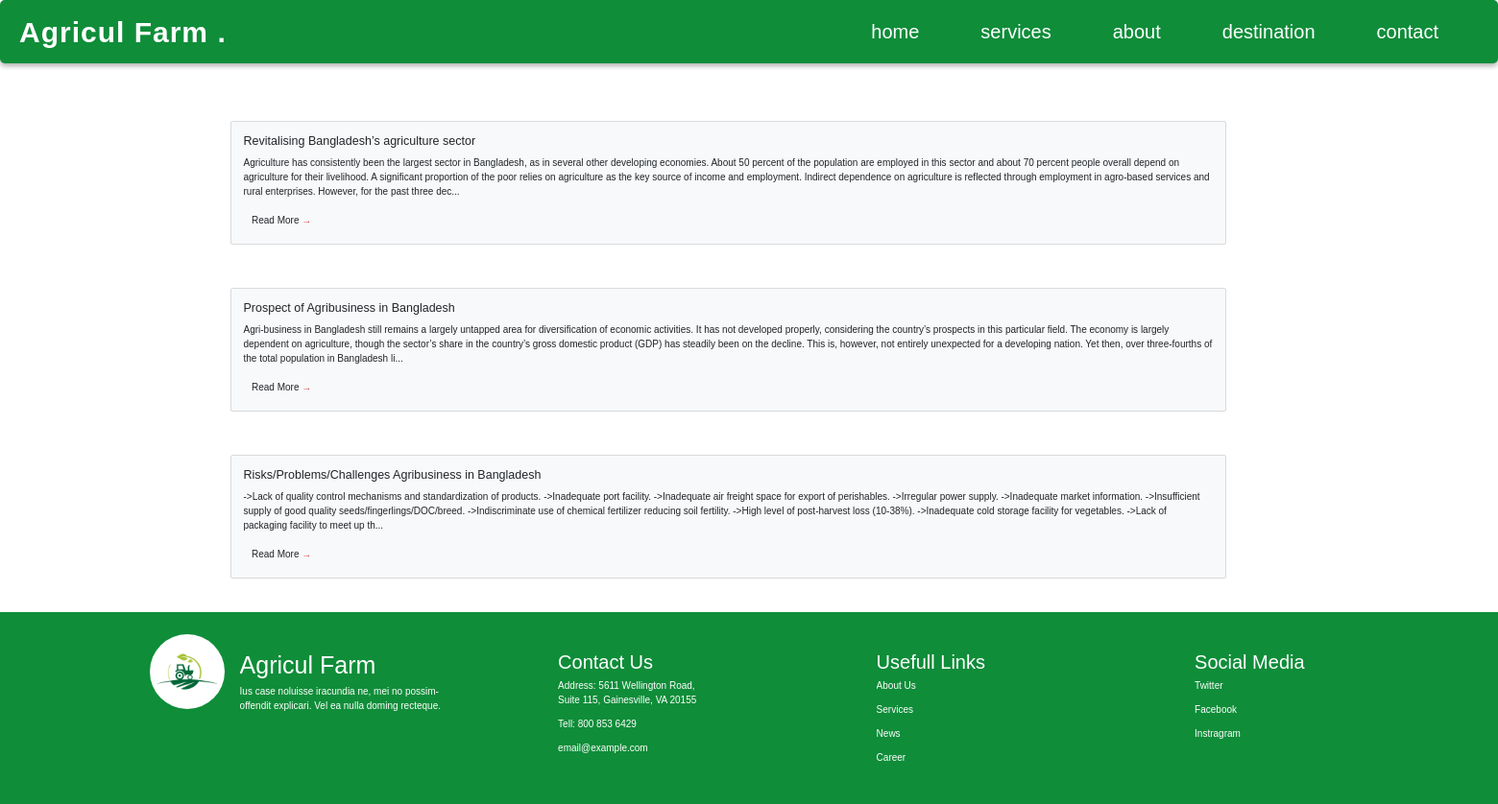
Screenshot of /ins_index.php with the database file from the repository.
### tables this page shows
CREATE TABLE `instruction` (
  `id` int(11) NOT NULL,
  `title` varchar(1155) NOT NULL,
  `content` mediumtext NOT NULL
);

### ins_logic.php (called while the page is built, shortened)
<?php
$conn = mysqli_connect('localhost', 'root', '', 'agricul_farm');
$sql = "SELECT * FROM instruction";
$query = mysqli_query($conn, $sql);
?>

### ins_index.php (the view, shortened to what this page needs)
<?php
include "ins_logic.php";
?>
<!DOCTYPE html>
<html lang="en">
<head>
    <link rel="stylesheet" href="https://stackpath.bootstrapcdn.com/bootstrap/4.5.2/css/bootstrap.min.css"
>
</head>
<body>
<?php include 'header2.php' ?>
    <div class="container mt-5">
        <div class="row1" style="width: 3200px;left: 100%;">
            <?php foreach ($query as $q) { ?>
                <div class="col-12 col-lg-4 d-flex justify-content-center">
                    <div class="card text-black bg-light mt-5" style="width: 980rem;">
                        <div class="card-body">
                            <h5 class="card-title"><?php echo $q['title']; ?></h5>
                            <p class="card-text">
                                <?php echo substr($q['content'], 0, 500); ?>...
                            </p>
                            <a href="ins_view.php?id=<?php echo $q['id'] ?>" class="btn btn-light">Read More <span
                                    class="text-danger">&rarr;</span></a>
                        </div>
                    </div>
                </div><br>
                <?php } ?>
        </div>
    </div>
</body>
<section class="footer">
    <div class="footer-row">
        <img src="images/logo1.jpg" alt="">
        <div class="footer-col">
            <h1>Agricul Farm</h1>
            <p>Ius case noluisse iracundia ne, mei no possim- <br> offendit explicari. Vel ea nulla doming recteque.
            </p>
        </div>
        <div class="footer-col">
            <h2>Contact Us</h2>
            <p>Address: 5611 Wellington Road,<br> Suite 115, Gainesville, VA 20155</p>
            <p>Tell: 800 853 6429</p>
            <p>email@example.com</p>
        </div>
        <div class="footer-col">
            <h2>Usefull Links</h2>
            <p>About Us</p>
            <p>Services</p>
            <p>News</p>
            <p>Career</p>
        </div>
        <div class="footer-col">
            <h2>Social Media</h2>
            <p>Twitter</p>
            <p>Facebook</p>
            <p>Instragram</p>
        </div>
    </div>
</section>
</html>

### ins_index.php (style rules this page uses)
body { padding: 0px; margin: 0px; }
a { text-decoration: none; color: white; font-size: 20px; font-weight: bold; }
.footer { min-height: 25vh; width: 100%; background-color: #0f8d39; margin-top: 20px; color: white; }
.footer p { color: #fff; text-align: left; }
.footer-row { display: flex; position: relative; justify-content: space-between; margin-top: 20px; }
.footer-col { width: 80%; margin-top: 40px; margin-left: 1%; position: relative; overflow: hidden; }
.footer-row img { margin-top: 1.5%; margin-left: 10%; display: flex; width: 5%; height: 5%; border-radius: 200px; }

### header2.php (style rules this page uses)
html { overflow-x: hidden; font-size: 62.5%; }
* { padding: 0; margin: 0; box-sizing: border-box; font-family: 'Poppins', sans-serif; text-decoration: none; list-style: none; scroll-behavior: smooth; }

### rows the page displays
instruction: title "Revitalising Bangladesh’s agriculture sector", content "Agriculture has consistently been the largest sector in Bangladesh, as in several other developing economies. About 50 percent of the population are employed in this sector and about 70 percent people overall depend on agriculture for their livelihood. A significant proportion of the poor relies on agriculture as the key source of income and employment. Indirect dependence on agriculture is reflected through employment in agro-based services and rural enterprises. However, for the past three dec"
instruction: title "Prospect of Agribusiness in Bangladesh", content "Agri-business in Bangladesh still remains a largely untapped area for diversification of economic activities. It has not developed properly, considering the country’s prospects in this particular field. The economy is largely dependent on agriculture, though the sector’s share in the country’s gross domestic product (GDP) has steadily been on the decline. This is, however, not entirely unexpected for a developing nation. Yet then, over three-fourths of the total population in Bangladesh li"
instruction: title "Risks/Problems/Challenges Agribusiness in Bangladesh", content "->Lack of quality control mechanisms and standardization of products. ->Inadequate port facility. ->Inadequate air freight space for export of perishables. ->Irregular power supply. ->Inadequate market information. ->Insufficient supply of good quality seeds/fingerlings/DOC/breed. ->Indiscriminate use of chemical fertilizer reducing soil fertility. ->High level of post-harvest loss (10-38%). ->Inadequate cold storage facility for vegetables. ->Lack of packaging facility to meet up th"
